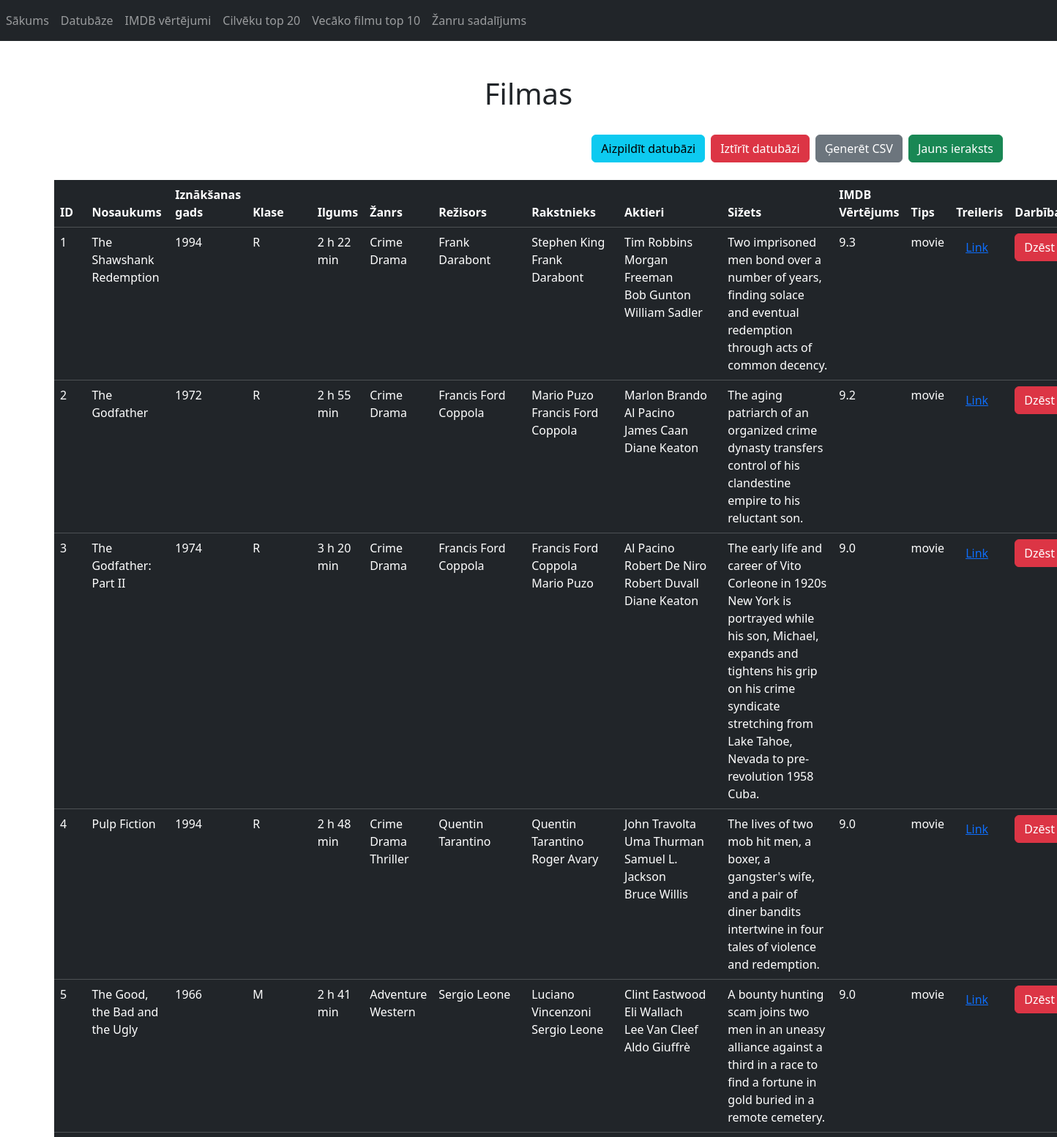
The page /database (upper part) on the database its author committed.
### app/models.py (models this page shows)
class Movies(db.Model):
    __tablename__ = 'movies'
    id = db.Column(db.Integer, primary_key=True)
    title = db.Column(db.String(200))
    year = db.Column(db.Integer, nullable=True)
    rated = db.Column(db.String(50), nullable=True)
    runtime = db.Column(db.String(50), nullable=True)
    plot = db.Column(db.String(1000), nullable=True)
    imdb_rating = db.Column(db.Float, nullable=True)
    type = db.Column(db.String(50), nullable=True)
    genres = db.relationship('Genre', secondary='movie_genres', backref='movies')
    people = db.relationship('Person', secondary='movie_people', backref='movies')
    trailers = db.relationship('Trailer', backref='movie')

class Genre(db.Model):
    __tablename__ = 'genres'
    id = db.Column(db.Integer, primary_key=True)
    name = db.Column(db.String(50))

class Person(db.Model):
    __tablename__ = 'people'
    id = db.Column(db.Integer, primary_key=True)
    name = db.Column(db.String(200))

### app/routes.py (the view)
@routes.route('/database')
def database():
    movies = Movies.query.all()
    for movie in movies:
        movie.directors = {}
        movie.writers = {}
        movie.actors = {}
        moviePersons = Movie_Person.query.filter_by(movie_id=movie.id).all()
        for moviePerson in moviePersons:
            person = Person.query.filter_by(id=moviePerson.person_id).first()
            if moviePerson.role == 'Director':
                movie.directors[person.name] = person.name
            elif moviePerson.role == 'Writer':
                movie.writers[person.name] = person.name
            elif moviePerson.role == 'Actor':
                movie.actors[person.name] = person.name
    return render_template('database.html', movies=movies)

### app/templates/database.html
{% extends "index.html" %} {% block title %} Datubāze {% endblock %} {% block
content %}
<div class="text-center py-4">
  <h1>Filmas</h1>
</div>
<div class="d-grid gap-2 d-md-flex justify-content-md-end pb-4">
  <form action="/import_data" method="POST">
    <button type="submit" class="btn btn-info">Aizpildīt datubāzi</button>
  </form>
  <form action="/clear_data" method="POST">
    <button type="submit" class="btn btn-danger">Iztīrīt datubāzi</button>
  </form>
  <form action="/download_csv" method="POST">
    <button type="submit" class="btn btn-secondary">Ģenerēt CSV</button>
  </form>
  <a class="btn btn-success" href="/add_entry" role="button">Jauns ieraksts</a>
</div>
<table class="table table-dark table-hover">
  <thead>
    <tr>
      <th scope="col">ID</th>
      <th scope="col">Nosaukums</th>
      <th scope="col">Iznākšanas gads</th>
      <th scope="col">Klase</th>
      <th scope="col">Ilgums</th>
      <th scope="col">Žanrs</th>
      <th scope="col">Režisors</th>
      <th scope="col">Rakstnieks</th>
      <th scope="col">Aktieri</th>
      <th scope="col">Sižets</th>
      <th scope="col">IMDB Vērtējums</th>
      <th scope="col">Tips</th>
      <th scope="col">Treileris</th>
      <th scope="col">Darbības</th>
    </tr>
  </thead>
  <tbody>
    {% for movie in movies %}
    <tr>
      <td>{{ movie.id }}</td>
      <td>{{ movie.title }}</td>
      <td>{{ movie.year }}</td>
      <td>{{ movie.rated }}</td>
      <td>{{ movie.runtime }}</td>
      <td>
        {% for genre in movie.genres %} {{ genre.name }} <br />
        {% endfor %}
      </td>
      <td>
        {% for director in movie.directors %} {{ director }} <br />
        {% endfor %}
      </td>
      <td>
        {% for writer in movie.writers %} {{ writer }} <br />
        {% endfor %}
      </td>
      <td>
        {% for actor in movie.actors %} {{ actor }} <br />
        {% endfor %}
      </td>
      <td>{{ movie.plot }}</td>
      <td>{{ movie.imdb_rating }}</td>
      <td>{{ movie.type }}</td>
      <td>
        {% if movie.trailers[0].url %}
        <a
          role="button"
          class="btn btn-link"
          href="{{ movie.trailers[0].url }}"
        >
          Link
        </a>
        {% endif %}
      </td>
      <td>
        <button
          type="submit"
          class="btn btn-danger"
          onClick="deleteMovie({{ movie.id }})"
        >
          Dzēst
        </button>
      </td>
    </tr>
    {% endfor %}
  </tbody>
</table>
{% endblock %}

### app/templates/index.html (shortened to what this page needs)
<!DOCTYPE html>
<html>
  <head>
    <link
      rel="stylesheet"
      href="{{ url_for('static', filename = 'bootstrap.min.css') }}"
    />
  </head>
  <body>
    <nav class="navbar navbar-expand-md navbar-dark bg-dark">
      <div class="collapse navbar-collapse" id="navbarNav">
        <div class="navbar-nav">
          <a class="nav-item nav-link" href="/">Sākums</a>
          <a class="nav-item nav-link" href="/database">Datubāze</a>
          <a class="nav-item nav-link" href="/imdb_ratings">IMDB vērtējumi</a>
          <a class="nav-item nav-link" href="/top_people">Cilvēku top 20</a>
          <a class="nav-item nav-link" href="/top_rated_old_movies"
            >Vecāko filmu top 10</a
          >
          <a class="nav-item nav-link" href="/genre_frequency"
            >Žanru sadalījums</a
          >
        </div>
      </div>
    </nav>
    <div class="container py-4">{% block content %} {% endblock %}</div>
  </body>
</html>

### rows shown on the page
Movies: id "1", title "The Shawshank Redemption", year "1994", rated "R", runtime "2 h 22 min", plot "Two imprisoned men bond over a number of years, finding solace and eventual redemption through acts of common decency.", imdb_rating "9.3", type "movie"
Genre: name "Crime"
Genre: name "Drama"
Person: name "Frank Darabont"
Person: name "Stephen King"
Person: name "Tim Robbins"
Person: name "Morgan Freeman"
Person: name "Bob Gunton"
Person: name "William Sadler"
Movies: id "2", title "The Godfather", year "1972", rated "R", runtime "2 h 55 min", plot "The aging patriarch of an organized crime dynasty transfers control of his clandestine empire to his reluctant son.", imdb_rating "9.2", type "movie"
Person: name "Francis Ford Coppola"
Person: name "Mario Puzo"
Person: name "Marlon Brando"
Person: name "Al Pacino"
Person: name "James Caan"
Person: name "Diane Keaton"
Movies: id "3", title "The Godfather: Part II", year "1974", rated "R", runtime "3 h 20 min", plot "The early life and career of Vito Corleone in 1920s New York is portrayed while his son, Michael, expands and tightens his grip on his crime syndicate stretching from Lake Tahoe, Nevada to pre-revolution 1958 Cuba.", imdb_rating "9.0", type "movie"
Person: name "Robert De Niro"
Person: name "Robert Duvall"
Movies: id "4", title "Pulp Fiction", year "1994", rated "R", runtime "2 h 48 min", plot "The lives of two mob hit men, a boxer, a gangster's wife, and a pair of diner bandits intertwine in four tales of violence and redemption.", imdb_rating "9.0", type "movie"
Genre: name "Thriller"
Person: name "Quentin Tarantino"
Person: name "Roger Avary"
Person: name "John Travolta"
Person: name "Uma Thurman"
Person: name "Samuel L. Jackson"
Person: name "Bruce Willis"
Movies: id "5", title "The Good, the Bad and the Ugly", year "1966", rated "M", runtime "2 h 41 min", plot "A bounty hunting scam joins two men in an uneasy alliance against a third in a race to find a fortune in gold buried in a remote cemetery.", imdb_rating "9.0", type "movie"
Genre: name "Adventure"
Genre: name "Western"
Person: name "Sergio Leone"
Person: name "Luciano Vincenzoni"
Person: name "Clint Eastwood"
Person: name "Eli Wallach"
Person: name "Lee Van Cleef"
Person: name "Aldo Giuffrè"
